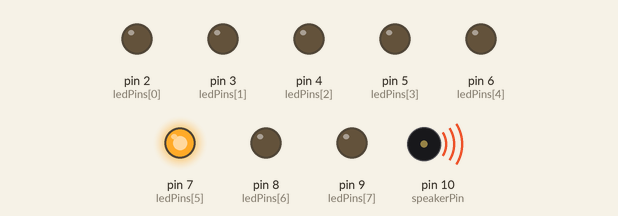
A sketch run on a simulated Arduino Uno, built with avr-gcc and run on an emulated ATmega328P. On the bench: output pins drawn as LEDs (lit = HIGH), buzzer (waves = sounding).

Above: at 1.98 s.
At 3.0 s:
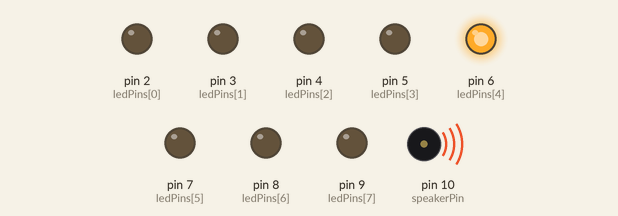
At 3.64 s:
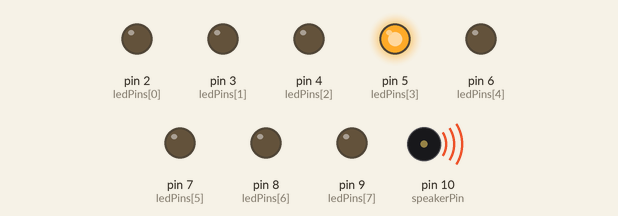
At 4.54 s:
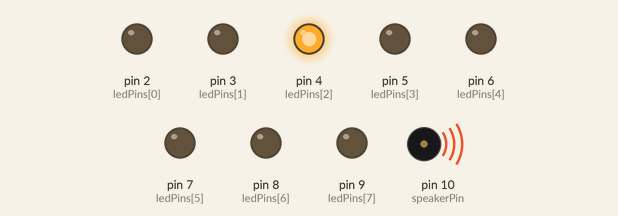
At 6.5 s:
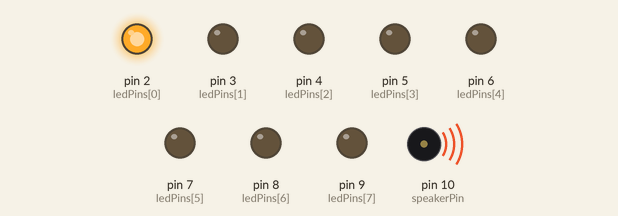
At 7.5 s:
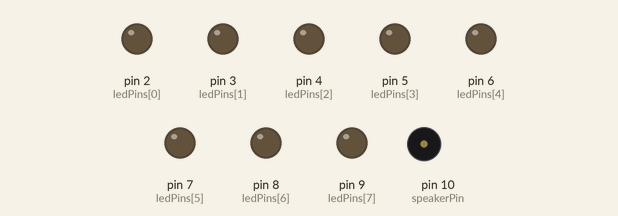
Timing chart, 0 to 9.5 s (numbered marks = the images above):
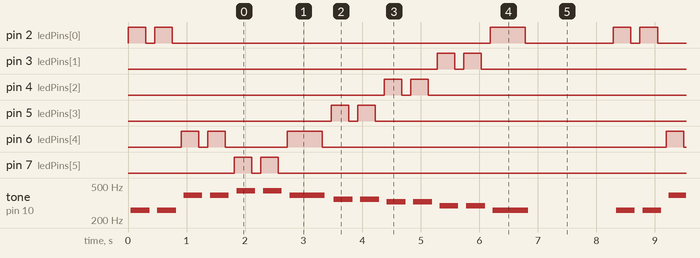

Measured:
- by itself, pin 2 (ledPins[0]): repeats every 8.3 s: LOW 0.15 s, HIGH 0.30 s, LOW 5.4 s, HIGH 0.60 s, LOW 1.5 s, HIGH 0.30 s
- by itself, pin 6 (ledPins[4]): repeats every 8.3 s: LOW 0.15 s, HIGH 0.30 s, LOW 1.1 s, HIGH 0.60 s, LOW 5.9 s, HIGH 0.30 s
- by itself, pin 3 (ledPins[1]), pin 4 (ledPins[2]), pin 5 (ledPins[3]), pin 7 (ledPins[5]): repeats every 8.3 s: LOW 0.15 s, HIGH 0.30 s, LOW 7.5 s, HIGH 0.30 s
- by itself, tone on pin 10 (speakerPin): plays 260 Hz for 0.32 s, 260 Hz for 0.32 s, 391 Hz for 0.32 s, 391 Hz for 0.32 s, 438 Hz for 0.32 s, 438 Hz for 0.32 s … (70 notes in this stretch)

The sketch:

2026.05.22.ino
```cpp
int speakerPin = 10;

int length = 15; // 音符總數
char notes[] = "ccggaagffeeddc "; // 樂譜
int beats[] = { 1, 1, 1, 1, 1, 1, 2, 1, 1, 1, 1, 1, 1, 2, 4 };
int tempo = 300;

// 定義 8 個音階對應的 LED 腳位
int ledPins[] = { 2, 3, 4, 5, 6, 7, 8, 9 };

void playTone(int tone, int duration) {
  for (long i = 0; i < duration * 1000L; i += tone * 2) {
    digitalWrite(speakerPin, HIGH);
    delayMicroseconds(tone);
    digitalWrite(speakerPin, LOW);
    delayMicroseconds(tone);
  }
}

void playNote(char note, int duration) {
  char names[] = { 'c', 'd', 'e', 'f', 'g', 'a', 'b', 'C' };
  int tones[] = { 1915, 1700, 1519, 1432, 1275, 1136, 1014, 956 };

  // 檢查目前的音符是哪一個音階
  for (int i = 0; i < 8; i++) {
    if (names[i] == note) {

      digitalWrite(ledPins[i], HIGH); // 1. 撥放前，點亮對應的 LED

      playTone(tones[i], duration);   // 2. 撥放音符

      digitalWrite(ledPins[i], LOW);  // 3. 撥放完，熄滅 LED
    }
  }
}

void setup() {
  pinMode(speakerPin, OUTPUT);

  // 使用迴圈將 Pin 2 到 Pin 9 全部設定為輸出模式
  for (int i = 0; i < 8; i++) {
    pinMode(ledPins[i], OUTPUT);
  }
}

void loop() {
  for (int i = 0; i < length; i++) {
    if (notes[i] == ' ') {
      delay(beats[i] * tempo); // 休止符
    } else {
      playNote(notes[i], beats[i] * tempo);
    }

    // 音符之間的微小停頓
    delay(tempo / 2);
  }
}
```
